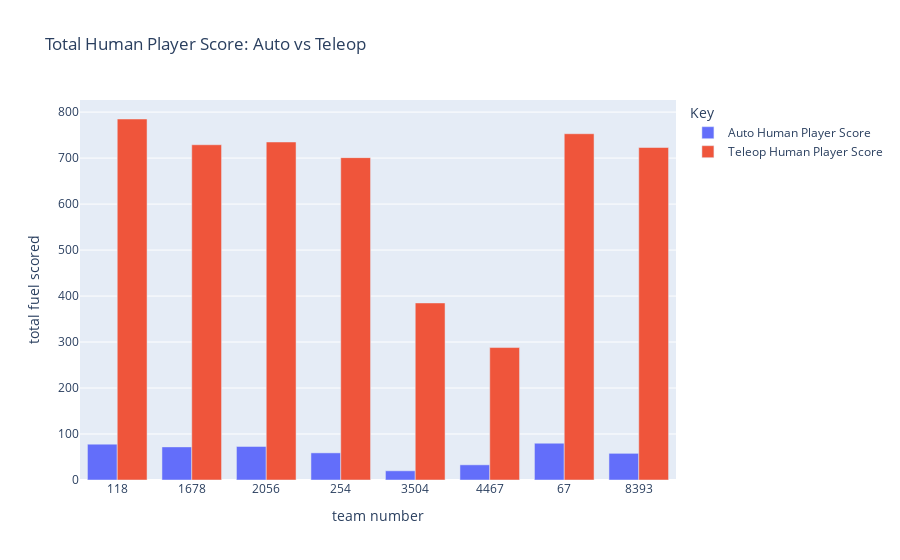

Write notebook code for a chart like this one.
### Code cell
auto_hp_fuel_df = scouted_data.groupby("Team Number")["Auto Human Player Score"].sum().reset_index()
teleop_hp_fuel_df = scouted_data.groupby("Team Number")["Teleop Human Player Score"].sum().reset_index()

# Merging them together
combined_df = auto_hp_fuel_df.merge(teleop_hp_fuel_df, on="Team Number")

# Creates bar chart with both columns
fig = px.bar(combined_df, 
             x="Team Number", 
             y=["Auto Human Player Score", "Teleop Human Player Score"], 
             title="Total Human Player Score: Auto vs Teleop",
             labels={"Team Number": "team number", 
                     "value": "total fuel scored",
                     "variable": "Key"},
             barmode="group")  # This makes bars side-by-side instead of stacked
fig.show()

### Figure 1 — Plotly figure (JSON) as saved in the notebook; plotly's stock layout.template omitted (floating-point values rounded to 4 significant figures)
{"data": [{"alignmentgroup": "True", "hovertemplate": "Key=Auto Human Player Score<br>team number=%{x}<br>total fuel scored=%{y}<extra></extra>", "legendgroup": "Auto Human Player Score", "marker": {"color": "#636efa", "pattern": {"shape": ""}}, "name": "Auto Human Player Score", "offsetgroup": "Auto Human Player Score", "orientation": "v", "showlegend": true, "textposition": "auto", "type": "bar", "x": ["118", "1678", "2056", "254", "3504", "4467", "67", "8393"], "xaxis": "x", "y": [78, 72, 73, 59, 20, 33, 80, 58], "yaxis": "y"}, {"alignmentgroup": "True", "hovertemplate": "Key=Teleop Human Player Score<br>team number=%{x}<br>total fuel scored=%{y}<extra></extra>", "legendgroup": "Teleop Human Player Score", "marker": {"color": "#EF553B", "pattern": {"shape": ""}}, "name": "Teleop Human Player Score", "offsetgroup": "Teleop Human Player Score", "orientation": "v", "showlegend": true, "textposition": "auto", "type": "bar", "x": ["118", "1678", "2056", "254", "3504", "4467", "67", "8393"], "xaxis": "x", "y": [785, 729, 735, 701, 385, 288, 753, 723], "yaxis": "y"}], "layout": {"barmode": "group", "legend": {"title": {"text": "Key"}, "tracegroupgap": 0}, "title": {"text": "Total Human Player Score: Auto vs Teleop"}, "xaxis": {"anchor": "y", "domain": [0, 1], "title": {"text": "team number"}}, "yaxis": {"anchor": "x", "domain": [0, 1], "title": {"text": "total fuel scored"}}}}
